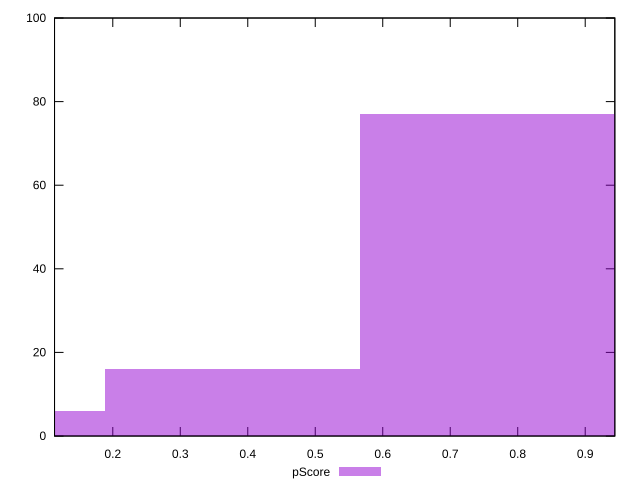

Source code (gnuplot):
reset

$pScore <<EOF
0.754862182455598 77
0.377431091227799 16
0 6
1.132293273683397 1
EOF

set key outside below
set boxwidth 0.377431091227799
set xrange [0.11369705921491419:0.9438719467839161]
set yrange [0:100]
set trange [0:100]
set style fill transparent solid 0.5 noborder
set terminal svg size 640, 490 enhanced background rgb 'white'
set output "reprap/first-contentful-paint/samples/pages+cached+noexternal+nomedia/pScore/histogram.svg"

plot $pScore title "pScore" with boxes

reset
